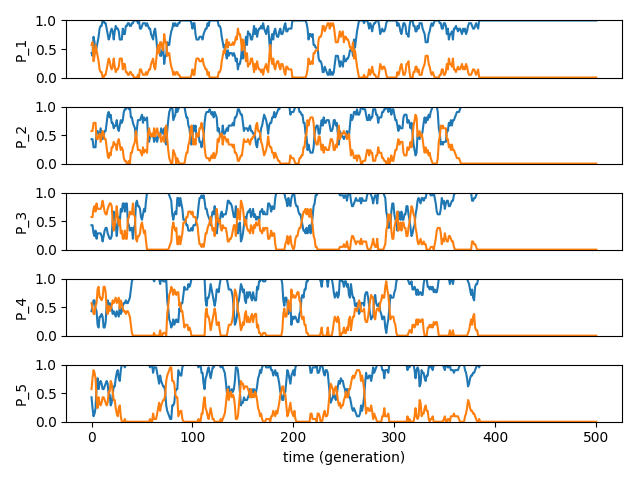
#> input picture extra/Frequenza_delle_Allele.png, 640 x 480 px
$ python -i qpopGra2Alle.py   (imports and definitions only)
#> lines starting #> are read from the running program, lines starting #| are printed output that depends on the picture
import matplotlib.pyplot as plt
import matplotlib.animation as animation
import time


fig = plt.figure()
ax1 = fig.add_subplot(1,1,1)

def animate(i):
	pullData = open("Output.txt","r").read()
	dataArray = pullData.split('\n')
	#print dataArray[0]

	lineSansT = []
	vari = []
	x = []
	f1 = []
	f2 = []


	for l in dataArray:
		lineSansT.append(l.split('\t'))


	for l in lineSansT[0:(len(lineSansT)-1)]:
		for e in l:
			y = e.split('|')
			vari.append(y)
		x.append(float(vari[0][0]))
		f1.append(float(vari[1][0]))
		f2.append(float(vari[1][1]))
		vari = []


	#print x
	#print f1
	#print f2

	ax1.clear()
	ax1.set_ylim([0, 1])
	ax1.plot(x,f1)
	ax1.plot(x,f2)

ani = animation.FuncAnimation(fig, animate, interval=1000)
# [1 line not run here, left out]

>>> import cv2
>>> picture = cv2.imread('../extra/Frequenza_delle_Allele.png', cv2.IMREAD_GRAYSCALE)
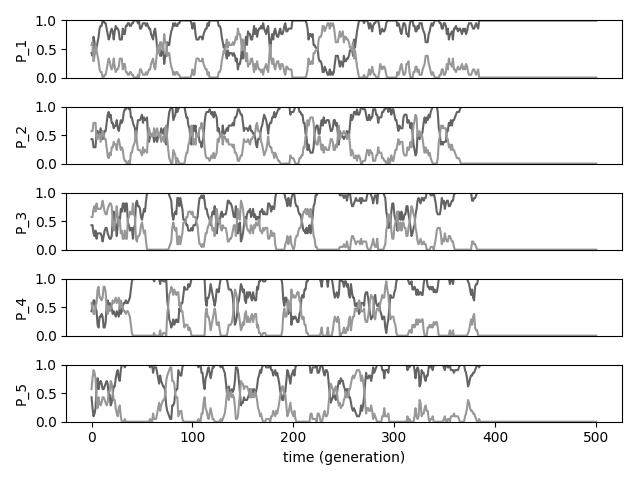
#> picture: shape (480, 640); min 0, max 255, mean 236.9
#> (the run stopped early here; a loop or call above may not have finished)

$ run again, on extra/migrationFlower.png
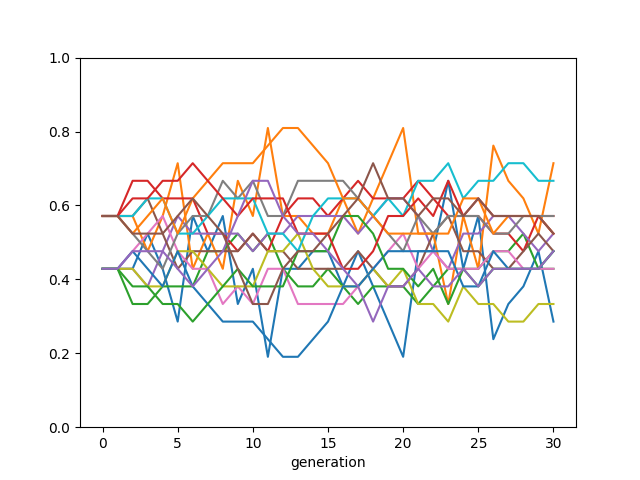
#> input picture extra/migrationFlower.png, 640 x 480 px
#> `picture = cv2.imread('../extra/Frequenza_delle_Allele.png', cv2.IMREAD..`:
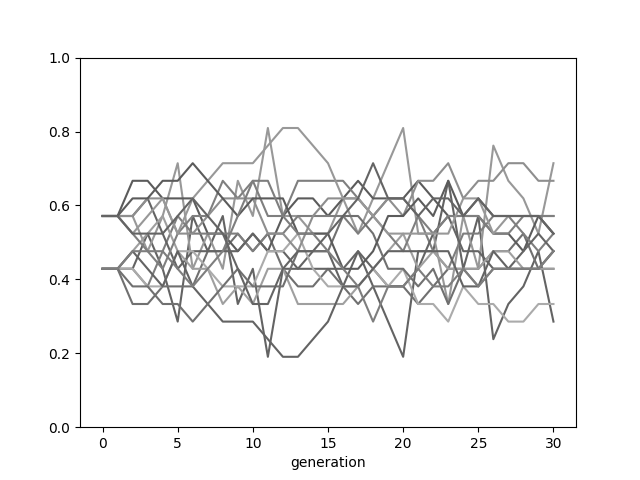
#> picture: shape (480, 640); min 0, max 255, mean 243.9

$ run again, on extra/migrationStar.png
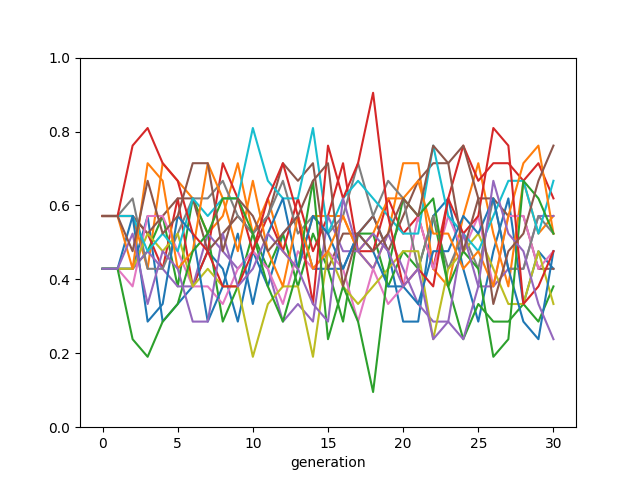
#> input picture extra/migrationStar.png, 640 x 480 px
#> `picture = cv2.imread('../extra/Frequenza_delle_Allele.png', cv2.IMREAD..`:
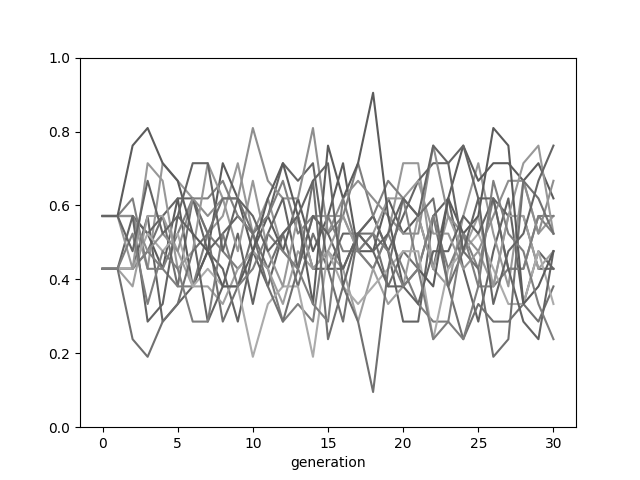
#> picture: shape (480, 640); min 0, max 255, mean 238.5
